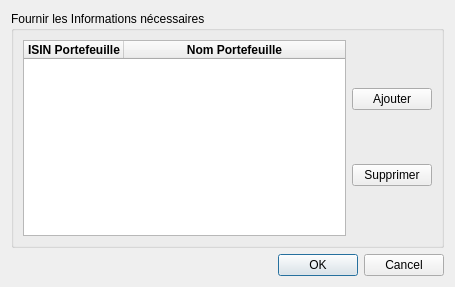
<?xml version="1.0" encoding="UTF-8"?>
<ui version="4.0">
 <class>AddPFDialog</class>
 <widget class="QDialog" name="AddPFDialog">
  <property name="geometry">
   <rect>
    <x>0</x>
    <y>0</y>
    <width>455</width>
    <height>287</height>
   </rect>
  </property>
  <property name="windowTitle">
   <string>Dialog</string>
  </property>
  <layout class="QVBoxLayout" name="verticalLayout_3">
   <item>
    <widget class="QGroupBox" name="groupBox">
     <property name="title">
      <string>Fournir les Informations nécessaires</string>
     </property>
     <layout class="QVBoxLayout" name="verticalLayout_4">
      <item>
       <layout class="QHBoxLayout" name="horizontalLayout_2">
        <item>
         <widget class="QTableWidget" name="tableWidget">
          <property name="alternatingRowColors">
           <bool>true</bool>
          </property>
          <property name="showGrid">
           <bool>false</bool>
          </property>
          <property name="gridStyle">
           <enum>Qt::NoPen</enum>
          </property>
          <attribute name="horizontalHeaderVisible">
           <bool>true</bool>
          </attribute>
          <attribute name="horizontalHeaderStretchLastSection">
           <bool>true</bool>
          </attribute>
          <attribute name="verticalHeaderVisible">
           <bool>false</bool>
          </attribute>
          <attribute name="verticalHeaderDefaultSectionSize">
           <number>22</number>
          </attribute>
          <column>
           <property name="text">
            <string>ISIN Portefeuille</string>
           </property>
           <property name="font">
            <font>
             <weight>75</weight>
             <bold>true</bold>
            </font>
           </property>
          </column>
          <column>
           <property name="text">
            <string>Nom Portefeuille</string>
           </property>
           <property name="font">
            <font>
             <weight>75</weight>
             <bold>true</bold>
            </font>
           </property>
          </column>
         </widget>
        </item>
        <item>
         <layout class="QVBoxLayout" name="verticalLayout_2">
          <property name="sizeConstraint">
           <enum>QLayout::SetFixedSize</enum>
          </property>
          <item>
           <widget class="QPushButton" name="pushButtonAjouter">
            <property name="sizePolicy">
             <sizepolicy hsizetype="Fixed" vsizetype="Fixed">
              <horstretch>0</horstretch>
              <verstretch>0</verstretch>
             </sizepolicy>
            </property>
            <property name="maximumSize">
             <size>
              <width>90</width>
              <height>16777215</height>
             </size>
            </property>
            <property name="text">
             <string>Ajouter</string>
            </property>
           </widget>
          </item>
          <item>
           <widget class="QPushButton" name="pushButtonSupprimer">
            <property name="sizePolicy">
             <sizepolicy hsizetype="Fixed" vsizetype="Fixed">
              <horstretch>0</horstretch>
              <verstretch>0</verstretch>
             </sizepolicy>
            </property>
            <property name="maximumSize">
             <size>
              <width>90</width>
              <height>16777215</height>
             </size>
            </property>
            <property name="text">
             <string>Supprimer</string>
            </property>
           </widget>
          </item>
         </layout>
        </item>
       </layout>
      </item>
     </layout>
    </widget>
   </item>
   <item>
    <widget class="QDialogButtonBox" name="buttonBox">
     <property name="orientation">
      <enum>Qt::Horizontal</enum>
     </property>
     <property name="standardButtons">
      <set>QDialogButtonBox::Cancel|QDialogButtonBox::Ok</set>
     </property>
    </widget>
   </item>
  </layout>
 </widget>
 <resources/>
 <connections>
  <connection>
   <sender>buttonBox</sender>
   <signal>accepted()</signal>
   <receiver>AddPFDialog</receiver>
   <slot>accept()</slot>
   <hints>
    <hint type="sourcelabel">
     <x>248</x>
     <y>254</y>
    </hint>
    <hint type="destinationlabel">
     <x>157</x>
     <y>274</y>
    </hint>
   </hints>
  </connection>
  <connection>
   <sender>buttonBox</sender>
   <signal>rejected()</signal>
   <receiver>AddPFDialog</receiver>
   <slot>reject()</slot>
   <hints>
    <hint type="sourcelabel">
     <x>316</x>
     <y>260</y>
    </hint>
    <hint type="destinationlabel">
     <x>286</x>
     <y>274</y>
    </hint>
   </hints>
  </connection>
 </connections>
</ui>
